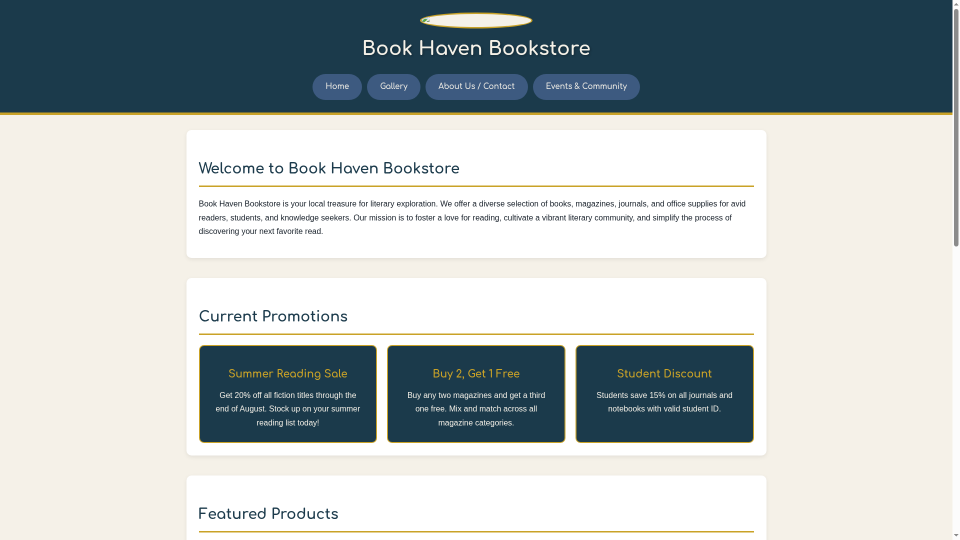
#> input picture Sophia/Intro to Web Dev/3 Scripting Languages & Storage/Touchstone Task 3.1/Touchstone 3.1 Dynamic JS/screenshots/page_index.png, 1920 x 1080 px, found by its file name (shown at 1/2 size)
$ python create_alerts.py
#> lines starting #> are read from the running program, lines starting #| are printed output that depends on the picture
from PIL import Image, ImageDraw, ImageFont
import os

screenshots_dir = '/mnt/agents/output/screenshots'

ALERT_BG = '#F0F0F0'
ALERT_BORDER = '#A0A0A0'
BUTTON_BG = '#E1E1E1'
BUTTON_BORDER = '#ADADAD'
TEXT_COLOR = '#000000'
TITLE_BAR_BG = '#FFFFFF'

def create_alert_screenshot(page_screenshot_path, output_path, message, dialog_width=420, dialog_height=160):
    page_img = Image.open(page_screenshot_path)
    img_width, img_height = page_img.size

    viewport_width = 1280
    viewport_height = 800

    left = max(0, (img_width - viewport_width) // 2)
    top = max(0, (img_height - viewport_height) // 2)
    right = min(img_width, left + viewport_width)
    bottom = min(img_height, top + viewport_height)

    if img_width <= viewport_width:
        left = 0
        right = img_width
    if img_height <= viewport_height:
        top = 0
        bottom = img_height

    page_crop = page_img.crop((left, top, right, bottom))

    overlay = Image.new('RGBA', page_crop.size, (0, 0, 0, 80))
    page_with_overlay = Image.alpha_composite(page_crop.convert('RGBA'), overlay)

    dialog_x = (page_crop.size[0] - dialog_width) // 2
    dialog_y = (page_crop.size[1] - dialog_height) // 2

    draw = ImageDraw.Draw(page_with_overlay)

    shadow_offset = 4
    draw.rectangle(
        [dialog_x + shadow_offset, dialog_y + shadow_offset,
         dialog_x + dialog_width + shadow_offset, dialog_y + dialog_height + shadow_offset],
        fill=(0, 0, 0, 60)
    )

    draw.rectangle(
        [dialog_x, dialog_y, dialog_x + dialog_width, dialog_y + dialog_height],
        fill=ALERT_BG,
        outline=ALERT_BORDER,
        width=1
    )

    title_bar_height = 30
    draw.rectangle(
        [dialog_x, dialog_y, dialog_x + dialog_width, dialog_y + title_bar_height],
        fill=TITLE_BAR_BG
    )

    try:
        font_message = ImageFont.truetype("/usr/share/fonts/truetype/dejavu/DejaVuSans.ttf", 14)
        font_button = ImageFont.truetype("/usr/share/fonts/truetype/dejavu/DejaVuSans.ttf", 13)
    except:
        font_message = ImageFont.load_default()
        font_button = ImageFont.load_default()

    text_bbox = draw.textbbox((0, 0), message, font=font_message)
    text_width = text_bbox[2] - text_bbox[0]
    text_x = dialog_x + (dialog_width - text_width) // 2
    text_y = dialog_y + 55
    draw.text((text_x, text_y), message, fill=TEXT_COLOR, font=font_message)

    button_width = 75
    button_height = 26
    button_x = dialog_x + (dialog_width - button_width) // 2
    button_y = dialog_y + dialog_height - 45

    draw.rectangle(
        [button_x + 1, button_y + 1, button_x + button_width + 1, button_y + button_height + 1],
        fill=(200, 200, 200, 180)
    )
    draw.rectangle(
        [button_x, button_y, button_x + button_width, button_y + button_height],
        fill=BUTTON_BG,
        outline=BUTTON_BORDER,
        width=1
    )

    ok_text = "OK"
    ok_bbox = draw.textbbox((0, 0), ok_text, font=font_button)
    ok_width = ok_bbox[2] - ok_bbox[0]
    ok_x = button_x + (button_width - ok_width) // 2
    ok_y = button_y + 5
    draw.text((ok_x, ok_y), ok_text, fill=TEXT_COLOR, font=font_button)

    final = page_with_overlay.convert('RGB')
    final.save(output_path, 'PNG')
    print(f"Created: {output_path}")

# Create cropped source images
index_img = Image.open(f'{screenshots_dir}/page_index.png')
#> index_img is the input picture: PIL image 1920x1080 RGB; mean R, G, B 181.7, 188.9, 189.1
index_width, index_height = index_img.size
#> index_width = 1920; index_height = 1080
footer_crop = index_img.crop((0, index_height - 400, min(1280, index_width), index_height))
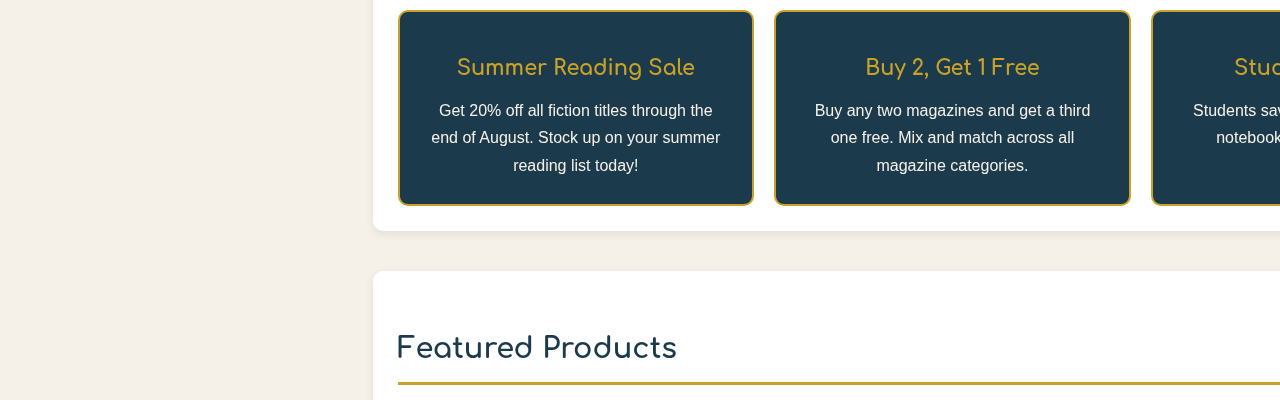
#> footer_crop: PIL image 1280x400 RGB; mean R, G, B 181.5, 188.6, 187.9
footer_crop.save(f'{screenshots_dir}/footer_crop.png')

gallery_img = Image.open(f'{screenshots_dir}/page_gallery.png')
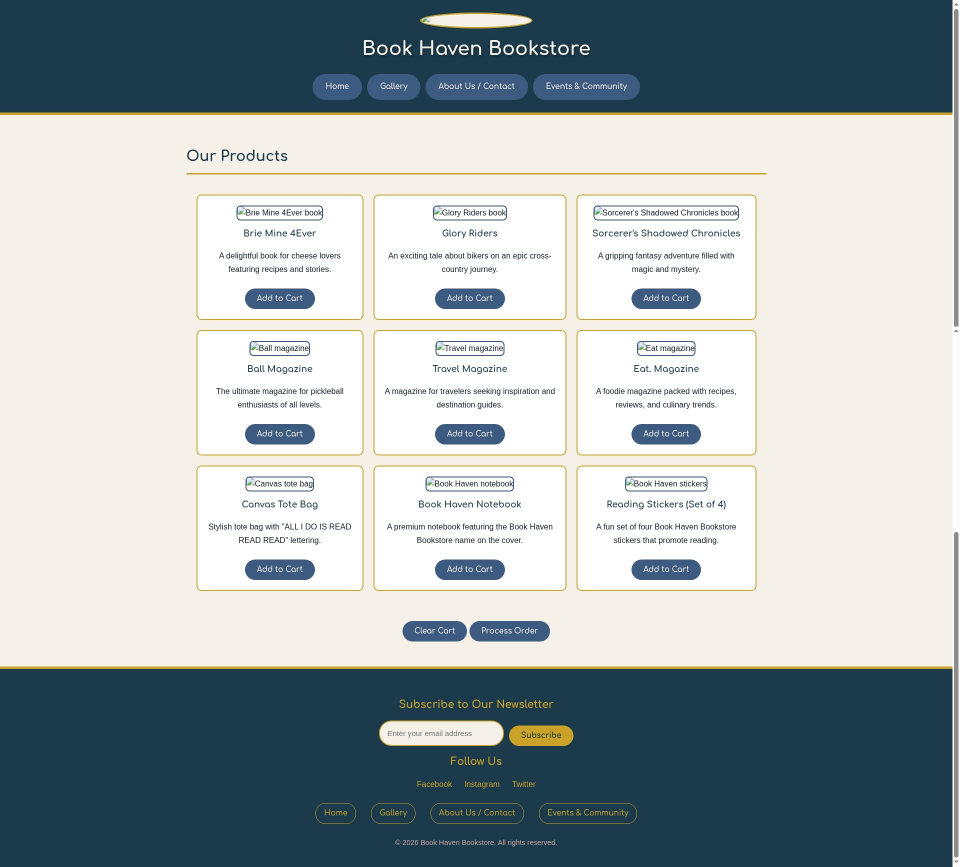
#> input picture Sophia/Intro to Web Dev/3 Scripting Languages & Storage/Touchstone Task 3.1/Touchstone 3.1 Dynamic JS/screenshots/page_gallery.png, 1920 x 1733 px, found by its file name (shown at 1/2 size)
#> gallery_img is the input picture: PIL image 1920x1733 RGB; mean R, G, B 165.8, 175, 176.5
gw, gh = gallery_img.size
#> gw = 1920; gh = 1733
mid_crop = gallery_img.crop((0, 200, min(1280, gw), min(800, gh)))
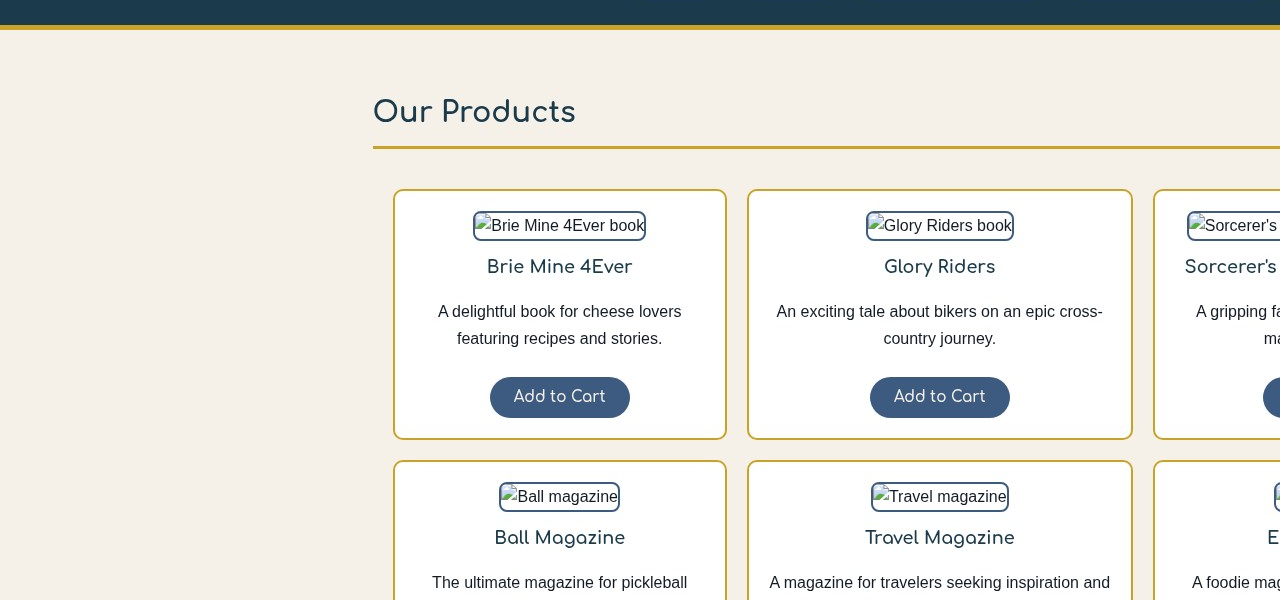
#> mid_crop: PIL image 1280x600 RGB; mean R, G, B 231.9, 231.1, 225
mid_crop.save(f'{screenshots_dir}/gallery_crop.png')

about_img = Image.open(f'{screenshots_dir}/page_about.png')
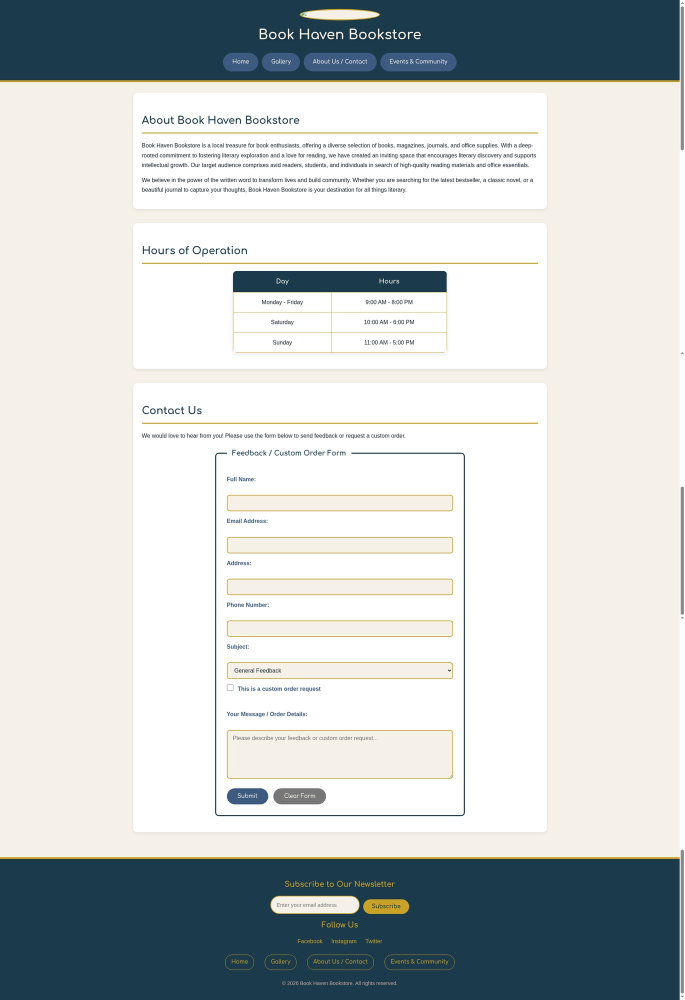
#> input picture Sophia/Intro to Web Dev/3 Scripting Languages & Storage/Touchstone Task 3.1/Touchstone 3.1 Dynamic JS/screenshots/page_about.png, 1370 x 2000 px, found by its file name (shown at 1/2 size)
#> about_img is the input picture: PIL image 1370x2000 RGB; mean R, G, B 197.9, 202.9, 202.2
aw, ah = about_img.size
#> aw = 1370; ah = 2000
form_crop = about_img.crop((0, ah - 700, min(1280, aw), ah))
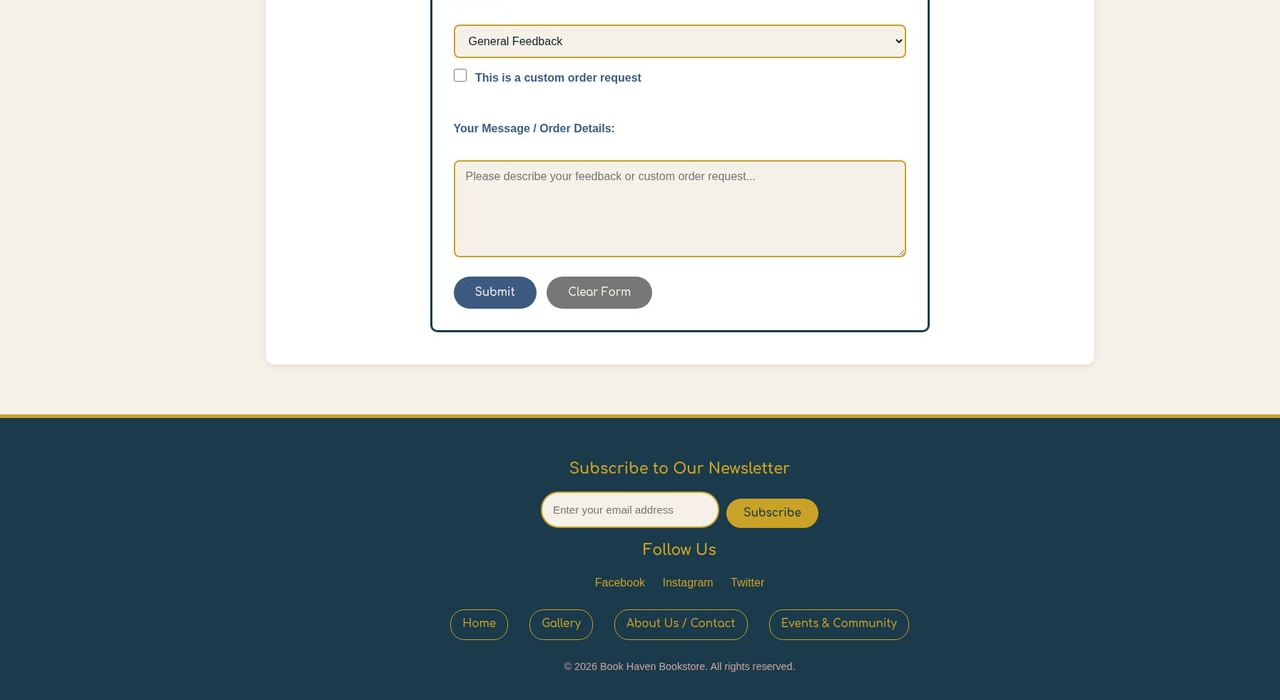
#> form_crop: PIL image 1280x700 RGB; mean R, G, B 159.9, 170.3, 172.7
form_crop.save(f'{screenshots_dir}/form_crop.png')

alerts = [
    ('footer_crop.png', '01_subscribe_alert.png', 'Thank you for subscribing.'),
    ('gallery_crop.png', '02_add_to_cart_alert.png', 'Item added to the cart.'),
    ('gallery_crop.png', '03_clear_cart_alert.png', 'Cart cleared.'),
    ('gallery_crop.png', '04_process_order_alert.png', 'Thank you for your order.'),
    ('form_crop.png', '05_submit_alert.png', 'Thank you for your message.'),
]

for source, output, message in alerts:
    create_alert_screenshot(
        f'{screenshots_dir}/{source}',
        f'{screenshots_dir}/{output}',
        message
    )
#> in create_alert_screenshot, `page_with_overlay = Image.alpha_composite(page_crop.convert('RGBA'), o..`:
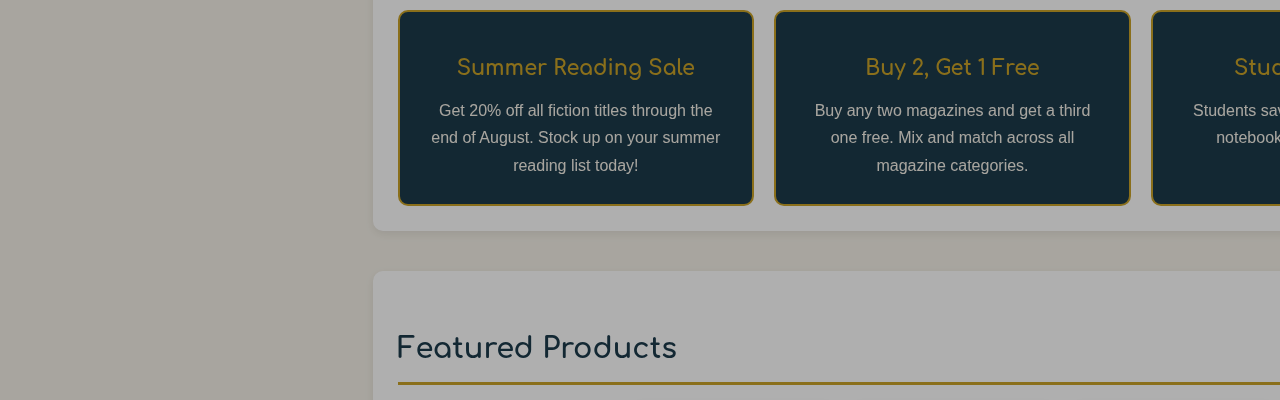
#> page_with_overlay: PIL image 1280x400 RGBA; mean R, G, B, A 124.7, 129.4, 128.8, 255
#> in create_alert_screenshot, `text_bbox = draw.textbbox((0, 0), message, font=font_message)`: text_bbox = (-1, 2, 186, 16)
#> in create_alert_screenshot, `text_width = text_bbox[2] - text_bbox[0]`: text_width = 187
#> in create_alert_screenshot, `text_x = dialog_x + (dialog_width - text_width) // 2`: text_x = 546
#> in create_alert_screenshot, `ok_bbox = draw.textbbox((0, 0), ok_text, font=font_button)`: ok_bbox = (0, 4, 19, 13)
#> in create_alert_screenshot, `ok_width = ok_bbox[2] - ok_bbox[0]`: ok_width = 19
#> in create_alert_screenshot, `ok_x = button_x + (button_width - ok_width) // 2`: ok_x = 630
#> in create_alert_screenshot, `final = page_with_overlay.convert('RGB')`:
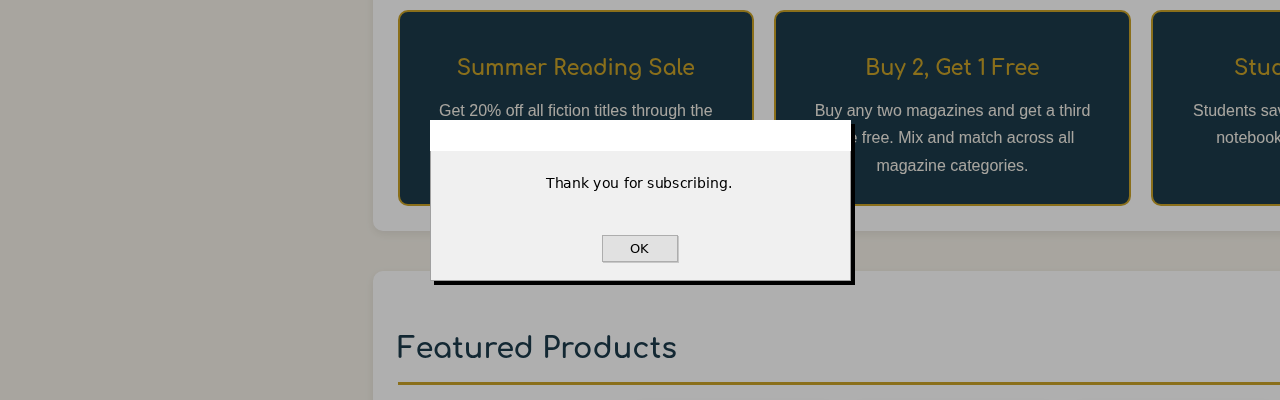
#> final: PIL image 1280x400 RGB; mean R, G, B 142.6, 146.1, 145.2

print("All alert screenshots created!")
